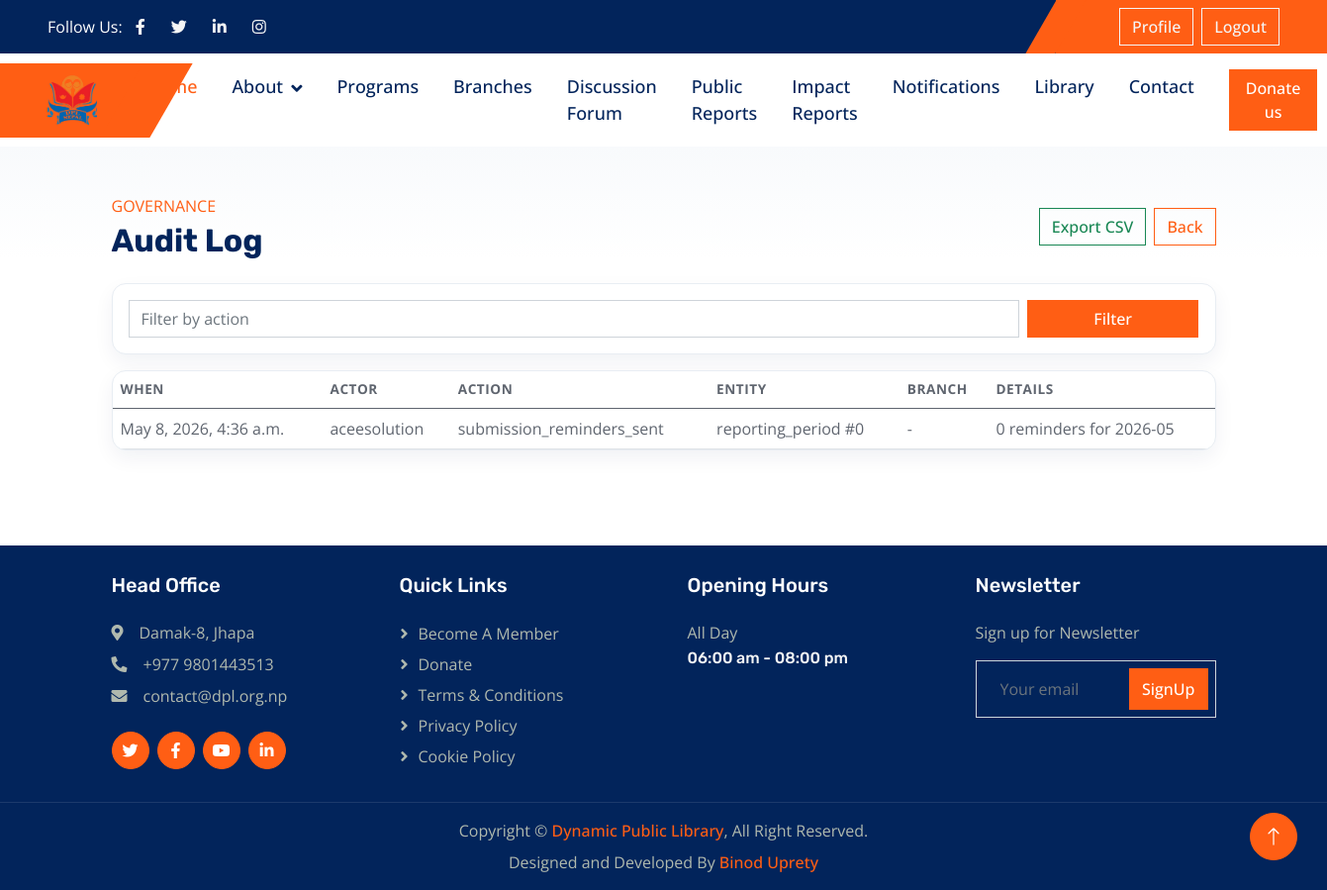
/reports/dashboard/national/audit-logs/ (signed in), run on the app's committed database.
### reports/models.py (models this page shows, shortened)
class AuditLog(models.Model):
    actor = models.ForeignKey(User, on_delete=models.SET_NULL, null=True, blank=True)
    action = models.CharField(max_length=100)
    entity_type = models.CharField(max_length=60)
    entity_id = models.PositiveIntegerField()
    branch = models.ForeignKey(ParentBranch, on_delete=models.SET_NULL, null=True, blank=True)
    details = models.TextField(blank=True)
    created_at = models.DateTimeField(auto_now_add=True)
    class Meta:
        ordering = ["-created_at", "-id"]

### reports/permissions.py (the view, shortened to what this page needs)
        @login_required
        def _wrapped(request, *args, **kwargs):
            if user_is_national_admin(request.user):
                return view_func(request, *args, **kwargs)

### reports/permissions.py (called while the page is built, shortened)
def user_is_national_admin(user):
    if not user.is_authenticated:
        return False
    if user.is_superuser:
        return True
    return BranchRole.objects.filter(
        user=user,
        role=BranchRole.ROLE_NATIONAL_ADMIN,
        is_active=True,
    ).exists()

def role_required(min_role):
    def decorator(view_func):
        @login_required
        def _wrapped(request, *args, **kwargs):
            if user_is_national_admin(request.user):
                return view_func(request, *args, **kwargs)
        return _wrapped
    return decorator

### reports/views.py (called while the page is built)
@role_required(BranchRole.ROLE_NATIONAL_ADMIN)
def audit_log_list(request):
    logs = AuditLog.objects.select_related("actor", "branch")
    action = request.GET.get("action", "").strip()
    if action:
        logs = logs.filter(action__icontains=action)
    paginator = Paginator(logs, 40)
    page_obj = paginator.get_page(request.GET.get("page"))
    return render(request, "reports/audit_log_list.html", {"logs": page_obj, "action": action})

### templates/reports/audit_log_list.html (shortened to what this page needs)
{% extends 'base.html' %}
{% block content %}
<div class="container-xxl py-5 reports-shell">
    <div class="container">
        <div class="d-flex justify-content-between align-items-center flex-wrap gap-2 mb-4">
            <div>
                <p class="text-uppercase text-primary mb-1">Governance</p>
                <h2 class="mb-0">Audit Log</h2>
            </div>
            <div class="d-flex gap-2">
                <a class="btn btn-outline-success" href="{% url 'audit_log_export_csv' %}">Export CSV</a>
                <a class="btn btn-outline-primary" href="{% url 'national_dashboard' %}">Back</a>
            </div>
        </div>
        <form method="get" class="report-filter mb-3">
            <div class="row g-2">
                <div class="col-md-10"><input type="text" class="form-control" name="action" value="{{ action }}" placeholder="Filter by action"></div>
                <div class="col-md-2"><button class="btn btn-primary w-100" type="submit">Filter</button></div>
            </div>
        </form>
        <div class="report-table-wrap">
            <table class="table report-table mb-0">
                <thead>
                    <tr><th>When</th><th>Actor</th><th>Action</th><th>Entity</th><th>Branch</th><th>Details</th></tr>
                </thead>
                <tbody>
                    {% for log in logs %}
                    <tr>
                        <td>{{ log.created_at }}</td>
                        <td>{% if log.actor %}{{ log.actor.username }}{% else %}System{% endif %}</td>
                        <td>{{ log.action }}</td>
                        <td>{{ log.entity_type }} #{{ log.entity_id }}</td>
                        <td>{% if log.branch %}{{ log.branch.name }}{% else %}-{% endif %}</td>
                        <td>{{ log.details }}</td>
                    </tr>
                    {% empty %}
                    <tr><td colspan="6">No logs found.</td></tr>
                    {% endfor %}
                </tbody>
            </table>
        </div>
    </div>
</div>
{% endblock %}

### dpl/static/css/style.css (style rules this page uses)
:root { --primary: #FF5E14; --secondary: #5F656F; --light: #F5F5F5; --dark: #02245B; }
h1, h2, .h1, .h2, .fw-bold { font-weight: 700 !important; }
.btn { transition: .5s; font-weight: 500; }
.btn-primary, .btn-outline-primary:hover { color: #FFFFFF; }
.reports-shell { background: linear-gradient(180deg, #f8fafc 0%, #ffffff 32%); }
.report-card, .report-form-card, .report-filter, .report-table-wrap { background: #ffffff; border: 1px solid #e8edf3; border-radius: 14px; box-shadow: 0 8px 20px rgba(2, 36, 91, 0.06); }
.report-filter { padding: 1rem; }
.report-table-wrap { overflow-x: auto; }
.report-table thead th { font-size: 0.85rem; text-transform: uppercase; letter-spacing: 0.04em; color: #5f656f; border-bottom-width: 1px; }

### data on the page
AuditLog: created_at "May 8, 2026, 4:36 a.m.", actor.username "aceesolution", action "submission_reminders_sent", entity_type "reporting_period", entity_id "0", details "0 reminders for 2026-05"
